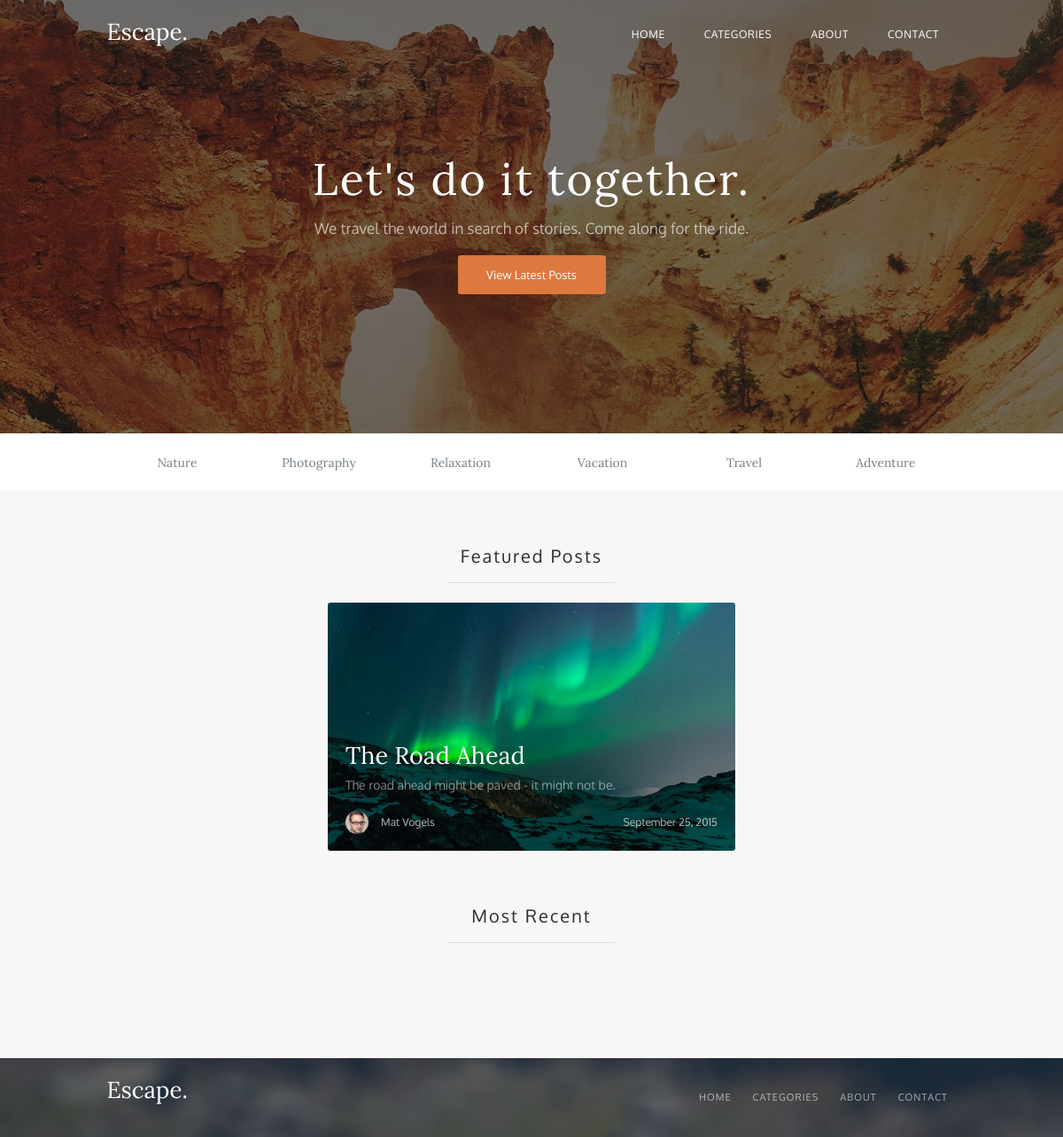
The app's page /home.php with its own data.
### tables this page shows
CREATE TABLE
    post(
        id INT AUTO_INCREMENT,
        title VARCHAR(255) NOT NULL,
        subtitle VARCHAR(255) NOT NULL,
        content text NOT NULL,
        author VARCHAR(255) NOT NULL,
        author_avatar_url VARCHAR(255) NOT NULL,
        publish_date VARCHAR(255) NOT NULL DEFAULT NOW(),
        preview_url VARCHAR(255) NOT NULL,
        image_url VARCHAR(255) NOT NULL,
        featured TINYINT(1) DEFAULT 0,
        type VARCHAR(31) DEFAULT '',
        PRIMARY KEY (`id`)
    );

### util/globals.php (called while the page is built)
<?php
$navbar_buttons = [
  [
    "link" => "/home",
    "text" => "home",
  ], [
    "link" => "#",
    "text" => "categories",
  ], [
    "link" => "#",
    "text" => "about",
  ], [
    "link" => "#",
    "text" => "contact",
  ],
];

### database.php (called while the page is built, shortened)
<?php
function getPostsPreviews(PDO $connection, bool $featured): ?array {
    $query = <<<SQL
        SELECT
            id,
            title,
            subtitle,
            preview_url,
            author,
            author_avatar_url,
            publish_date,
            type
        FROM
            post
        WHERE
            featured = :featured
        ORDER BY
            publish_date DESC;
    SQL;
    $statement = $connection->prepare($query);
    $statement -> execute([":featured" => (int) $featured]);
    if ($rows = $statement->fetchAll(PDO::FETCH_ASSOC)) {
        return $rows;
    }
    return null;
}

### templates/featured_post.php (the view, shortened to what this page needs)
<?php
global $post
?>
<a
    class="featured-post"
    style="background-image: url('/static/images/page-previews/<?= $post["preview_url"] ?>');"
    href="/post?id=<?= $post['id'] ?>"
    title="<?= $post["title"] ?>">
  <h4 class="featured-post__title"><?= $post["title"] ?></h4>
  <h5 class="featured-post__subtitle">
    <?= $post["subtitle"] ?>
  </h5>
  <div class="featured-post__info">
    <div class="featured-post__author">
      <img class="featured-post__author-image" src="/static/images/author-avatars/<?= $post["author_avatar_url"] ?>"
           alt="<?= $post["author"] ?>'s avatar">
      <span class="featured-post__author-name">
        <?= $post["author"] ?>
      </span>
    </div>
    <span class="featured-post__date">
      <?= date("F d, Y", strtotime($post["publish_date"])) ?>
    </span>
  </div>
</a>

### home.php (shortened to what this page needs)
<?php
include __DIR__ . "/util/globals.php";
require_once __DIR__ . "/database.php";
global $navbar_buttons;
$theme_buttons = [
    ["text" => "Nature", "link" => "#"],
    ["text" => "Photography", "link" => "#"],
    ["text" => "Relaxation", "link" => "#"],
    ["text" => "Vacation", "link" => "#"],
    ["text" => "Travel", "link" => "#"],
    ["text" => "Adventure", "link" => "#"],
];
$conn = connectDatabase();
$featured_posts = getPostsPreviews($conn, 1);
?>
<!DOCTYPE html>
<html lang="en">
<head>
  <link rel="stylesheet" href="/static/css/fonts.css">
  <link rel="stylesheet" href="/static/css/style.css">
  <link rel="stylesheet" href="/static/css/home.css">
</head>
<body>
<header class="top-panel navbar">
  <nav class="navbar__inner">
    <a href="#">
      <img class="navbar__logo" src="/static/images/light-logo.svg" alt="Logo">
    </a>
    <ul class="navbar__button-container">
        <?php foreach ($navbar_buttons as $navbar_button): ?>
          <li class="navbar__button">
            <a href="<?= $navbar_button['link'] ?>" class="navbar__link">
                <?= $navbar_button['text'] ?>
            </a>
          </li>
        <?php endforeach; ?>
    </ul>
  </nav>
  <section class="page-header">
    <h1 class="page-header__title">Let's do it together.</h1>
    <h2 class="page-header__subtitle">We travel the world in search of stories. Come along for the ride.</h2>
    <button class="page-header__button">View Latest Posts</button>
  </section>
</header>
<main>
  <div class="theme-panel">
    <ul class="theme-panel__inner">
        <?php foreach ($theme_buttons as $theme_button): ?>
          <li class="theme-panel__button">
            <a href="<?= $theme_button["link"] ?>" class="theme-panel__link">
                <?= $theme_button["text"] ?>
            </a>
          </li>
        <?php endforeach; ?>
    </ul>
  </div>
  <div class="page-content">
    <section class="featured-posts blog-pages">
      <h4 class="blog-pages__title">Featured Posts</h4>
      <hr class="blog-pages__title-underline">
      <div class="blog-pages__container">
          <?php foreach ($featured_posts as $post):
              include "templates/featured_post.php";
          endforeach; ?>
      </div>
    </section>
    <section class="most-recent-posts blog-pages">
      <h4 class="blog-pages__title">Most Recent</h4>
      <hr class="blog-pages__title-underline">
    </section>
  </div>
</main>
<footer class="bottom-panel navbar">
  <nav class="navbar__inner">
    <a href="#">
      <img class="navbar__logo" src="/static/images/light-logo.svg" alt="Logo">
    </a>
    <ul class="navbar__button-container">
        <?php foreach ($navbar_buttons as $navbar_button): ?>
          <li class="navbar__button"><a href="<?= $navbar_button['link'] ?>"
                                        class="navbar__link"><?= $navbar_button['text'] ?></a></li>
        <?php endforeach; ?>
    </ul>
  </nav>
</footer>
</body>
</html>

### static/css/style.css (style rules this page uses)
:root { --page-width: 85vw; --page-max-width: 960px; --top-panel-height: 74px; --top-panel-button-padding: 20px; --bottom-panel-text-color: #ffffff; --bottom-panel-height: 89px; --bottom-panel-button-padding: 10px; --navbar-width: var(--page-width); --navbar-max-width: var(--page-max-width) !important; --content-width: var(--page-width); --content-max-width: var(--page-max-width); --scroll-thumb-color: #cccccc; }
* { margin: 0; padding: 0; box-sizing: border-box; }
body { background-color: var(--bgc); margin: 0; font-family: Oxygen, sans-serif; font-weight: 400; }
.page-header { width: var(--page-width); max-width: var(--page-max-width); margin-left: auto; margin-right: auto; text-align: center; }
.page-header__title { font-family: Lora, serif; font-size: 50px; line-height: 51px; font-weight: 400; margin: 0 0 20px 0; letter-spacing: 2px; color: var(--title-text-color); }
.page-header__subtitle { font-family: Oxygen, sans-serif; font-size: 17px; font-weight: 400; line-height: 20px; color: var(--title-text-color); margin: 20px; opacity: 0.63; }
.page-content { margin-left: auto; margin-right: auto; width: var(--content-width); max-width: var(--content-max-width); }
a:has(.navbar__logo) { vertical-align: middle; line-height: 26px; }
.navbar__logo, a:has(.navbar__logo) { width: 92px; height: 26px; display: inline-block; margin: 0; }
.navbar { width: 100%; }
.top-panel { width: 100%; height: var(--top-panel-height); }
.bottom-panel { height: var(--bottom-panel-height); background: linear-gradient(#232f389a, #232f389a), url("../images/footer-image.jpeg") no-repeat; background-position-y: center; background-size: 100%; }
.navbar__inner { display: block; width: var(--navbar-width); max-width: var(--navbar-max-width); height: 100%; margin: 0 auto; line-height: var(--top-panel-height); }
.navbar__button-container { height: 100%; display: inline-block; padding: 0; margin: 0; text-align: right; float: right; }
.navbar__button { height: 100%; display: inline-block; list-style-type: none; cursor: pointer; }
.top-panel .navbar__button { padding-left: var(--top-panel-button-padding); padding-right: var(--top-panel-button-padding); }
.bottom-panel .navbar__button { padding-left: var(--bottom-panel-button-padding); padding-right: var(--bottom-panel-button-padding); }
.navbar__link { font-weight: 400; text-decoration: none; display: block; height: 100%; text-transform: uppercase; }
.top-panel .navbar__link { color: var(--top-panel-text-color); font-size: 12px; letter-spacing: .6px; line-height: var(--top-panel-height); }
.bottom-panel .navbar__link { color: var(--bottom-panel-text-color); font-size: 11px; letter-spacing: 1px; line-height: var(--bottom-panel-height); opacity: 60%; }

### records on screen
post: preview_url (picture), title "The Road Ahead", subtitle "The road ahead might be paved - it might not be.", author_avatar_url (picture), author "Mat Vogels", publish_date "September 25, 2015"

### other values on screen
$navbar_button['text'] "HOME"
$navbar_button['text'] "CATEGORIES"
$navbar_button['text'] "ABOUT"
$navbar_button['text'] "CONTACT"
$theme_button["text"] "Nature"
$theme_button["text"] "Photography"
$theme_button["text"] "Relaxation"
$theme_button["text"] "Vacation"
$theme_button["text"] "Travel"
$theme_button["text"] "Adventure"
